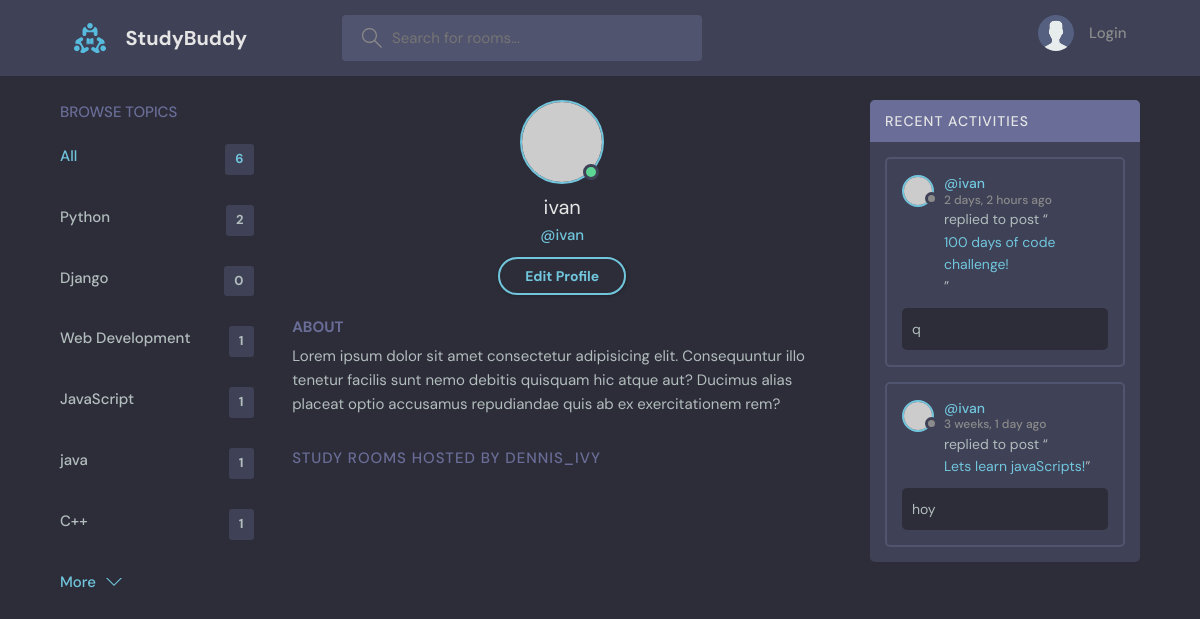
Screenshot of /profile/3/ with the database file from the repository.
### base/models.py (models this page shows, shortened)
class Topic(models.Model):
    name = models.CharField(max_length=200)

class Message(models.Model):
    user = models.ForeignKey(User, on_delete=models.CASCADE)
    room = models.ForeignKey(Room, on_delete=models.CASCADE)
    body = models.TextField()
    updated = models.DateTimeField(auto_now=True)
    created = models.DateTimeField(auto_now_add=True)
    class Meta:
        ordering = ['-updated', '-created']

class Room(models.Model):
    host = models.ForeignKey(User, on_delete=models.SET_NULL, null=True)
    topic = models.ForeignKey(Topic, on_delete=models.SET_NULL, null=True)
    name =  models.CharField(max_length=200)
    description = models.TextField(null=True, blank=True)
    participants = models.ManyToManyField(
        User, related_name='participants', blank=True)
    updated = models.DateTimeField(auto_now=True)
    created = models.DateTimeField(auto_now_add=True)
    class Meta:
        ordering = ['-updated', '-created']
    def __str__(self):
        return self.name

### base/views.py (the view)
# urls.py: path("profile/<str:pk>/", views.userProfile, name="user-profile"),
def userProfile(request, pk):
    user = User.objects.get(id=pk)
    rooms = user.room_set.all()
    room_messages = user.message_set.all()
    topics = Topic.objects.all()
    context = {"user": user, "rooms": rooms, "room_messages": room_messages, "topics": topics}
    return render(request, "base/profile.html", context)

### base/templates/base/profile.html (shortened to what this page needs)
{% extends "main.html" %}
{% block content %}
  <main class="profile-page layout layout--3">
    <div class="container">
      {% include "base/topics_component.html" %}
      <div class="roomList">
        <div class="profile">
          <div class="profile__avatar">
            <div class="avatar avatar--large active">
              <img src="https://randomuser.me/api/portraits/men/11.jpg" />
            </div>
          </div>
          <div class="profile__info">
            <h3>{{user.username}}</h3>
            <p>@{{user.username}}</p>
            <a href="edit-user.html" class="btn btn--main btn--pill">Edit Profile</a>
          </div>
          <div class="profile__about">
            <h3>About</h3>
            <p>
              Lorem ipsum dolor sit amet consectetur adipisicing elit. Consequuntur illo tenetur
              facilis sunt nemo debitis quisquam hic atque aut? Ducimus alias placeat optio
              accusamus repudiandae quis ab ex exercitationem rem?
            </p>
          </div>
        </div>
        <div class="roomList__header">
          <div>
            <h2>Study Rooms Hosted by dennis_ivy</a>
            </h2>
          </div>
        </div>
      </div>
      {% include "base/activity_component.html" %}
    </div>
  </main>
{% endblock %}

### base/templates/base/topics_component.html
<div class="topics">
    <div class="topics__header">
      <h2>Browse Topics</h2>
    </div>
    <ul class="topics__list">
      <li>
        <a href="{% url "home" %}" class="active">All <span>{{topics.count}}</span></a>
      </li>
      {% for topic in topics %}
      <li>
        <a href="{% url "home" %}?q={{topic.name}}">{{topic.name}} <span>{{topic.room_set.all.count}}</span></a>
      </li>
      {% endfor %}
    </ul>
    <a class="btn btn--link" href="topics.html">
      More
      <svg version="1.1" xmlns="http://www.w3.org/2000/svg" width="32" height="32" viewBox="0 0 32 32">
        <title>chevron-down</title>
        <path d="M16 21l-13-13h-3l16 16 16-16h-3l-13 13z"></path>
      </svg>
    </a>
</div>

### base/templates/base/activity_component.html (shortened to what this page needs)
<div class="activities">
    <div class="activities__header">
      <h2>Recent Activities</h2>
    </div>
    {% for message in room_messages %}
    <div class="activities__box">
      <div class="activities__boxHeader roomListRoom__header">
        <a href="{% url "user-profile" message.user.id %}" class="roomListRoom__author">
          <div class="avatar avatar--small">
            <img src="https://randomuser.me/api/portraits/women/11.jpg" />
          </div>
          <p>
            @{{message.user}}
            <span>{{message.created|timesince}} ago</span>
          </p>
        </a>
      </div>
      <div class="activities__boxContent">
        <p>replied to post “<a href="{% url 'room' message.room.id %}">{{message.room}}</a>”</p>
        <div class="activities__boxRoomContent">
          {{message.body}}
        </div>
      </div>
    </div>
    {% endfor %}
  </div>

### rows the page displays
Topic: name "Python", room_set.all.count "2"
Topic: name "Django", room_set.all.count "0"
Topic: name "Web Development", room_set.all.count "1"
Topic: name "JavaScript", room_set.all.count "1"
Topic: name "java", room_set.all.count "1"
Topic: name "C++", room_set.all.count "1"
Message: user "ivan", created "2 days, 2 hours", room "100 days of code challenge!", body "q"
Message: user "ivan", created "3 weeks, 1 day", room "Lets learn javaScripts!", body "hoy"

### other values shown
{{ topics.count }} "6"
{{ user.username }} "ivan"
